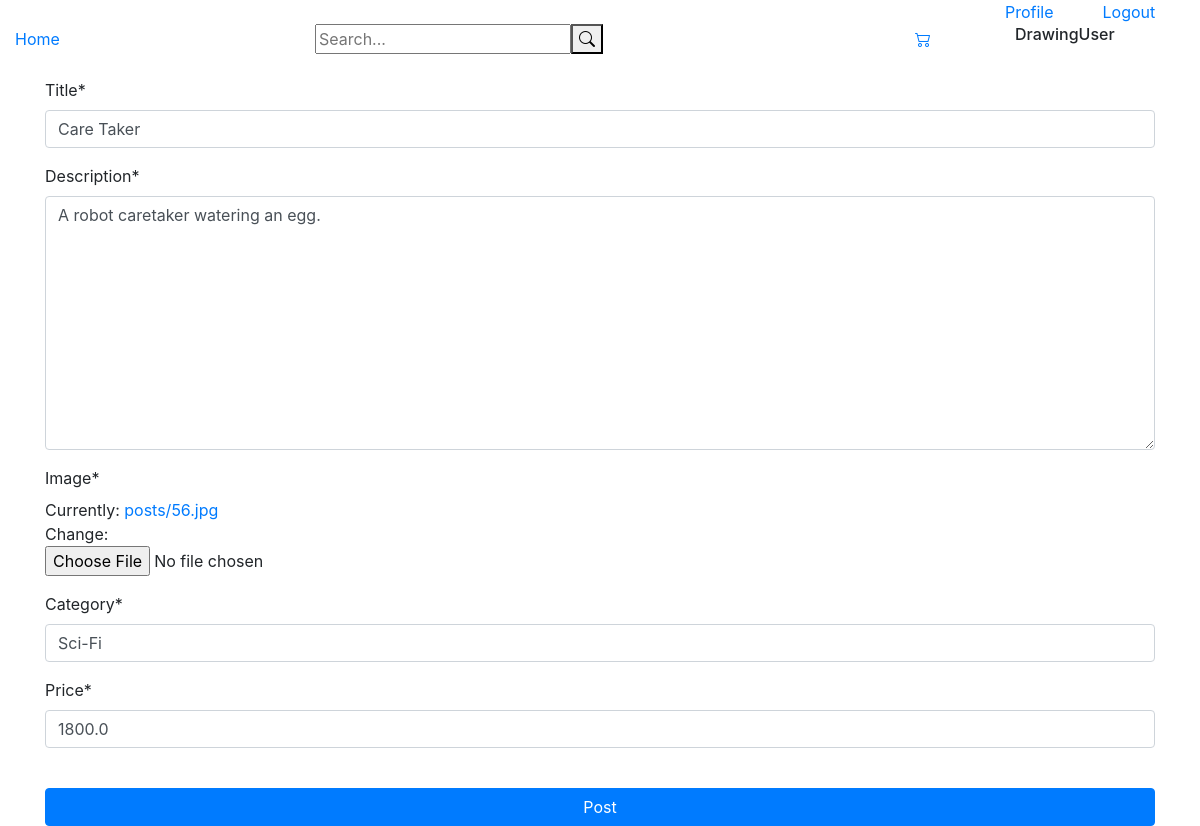
Screenshot of /posts/87/update/ (signed in) with the database file from the repository.
### posts/models.py (models this page shows, shortened)
class Post(models.Model):
    user  = models.ForeignKey(User, on_delete=models.CASCADE)
    title = models.CharField(max_length=100)
    description = models.TextField(max_length=200)
    image = models.ImageField(upload_to="posts/")
    date = models.DateTimeField(auto_now_add=True)
    category = models.ForeignKey(Categories,on_delete=models.CASCADE,related_name='categories')
    slug = models.SlugField(max_length=100)
    price = models.FloatField()

### posts/views.py (the view, shortened to what this page needs)
# urls.py: path('posts/<int:pk>/update/',UpdatePostView.as_view(),name = "post-update"),
class UpdatePostView(LoginRequiredMixin,UserPassesTestMixin,UpdateView):
    model = Post
    form_class = CreatePost
    def test_func(self):
        post = self.get_object()
        if self.request.user == post.user:
            return True
        return False

### posts/forms.py
class CreatePost(forms.ModelForm):
    class Meta:
        model = Post
        fields = ['title','description','image','category','price']

### posts/models.py (called while the page is built)
    def __str__(self):
        return self.name

### posts/templates/posts/post_form.html (shortened to what this page needs)
{% extends 'index.html' %}
{% load crispy_forms_tags %}
{% block content %}
<div class="post-section container">
  <form method="post" class="post-form" enctype="multipart/form-data">
      {{form|crispy}}
      <br>
    <input type="submit" value="Post" class="btn btn-primary btn-block">
  </form>
</div>
{% endblock %}

### templates/nav-bar.html (shortened to what this page needs)
<div class="container-fluid">
    <div class="row   menu">
        <div class="col-12 d-flex justify-content-end">
            {% if user.is_authenticated %}
            <a class="col-1 menu-items" href="{% url 'users:profile' %}">Profile</a>
            <a class="col-1 menu-items" href=" {% url 'users:logout' %}">Logout</a>
            {% else %}
            <a class="col-1 menu-items" href=" {% url 'users:login' %} ">Login</a>
            <a class="col-1 menu-items" href="{% url 'users:register' %}">Signup</a>
            {% endif %}
            </div>
    </div>
    <div class="row justify-content-end bottom-row align-items-center">
        <div class="col-3 logo">
            <a class="logo-items" href="/">Home</a>
        </div>
        <div class="col-6 search-bar">
            <form action="{% url 'posts:search' %}" method="get">
                <input name="q" type="text" placeholder="Search..."><button type="submit"><i class="bi bi-search"></i></button>
            </form>
        </div>
        <div class="col-1 cart">
            <a href="{% url 'cart:order-summary' %}"><i class="bi bi-cart2"></i></a>
        </div>
        <div class="col-2">
            {% if user.is_authenticated %}
                <h6>{{user.username}}</h6>
            {% endif %}
        </div>
    </div>
</div>

### rows the page displays
Post: title "Care Taker", description "A robot caretaker watering an egg.", category "Sci-Fi", price "1800.0"

### other values shown
{{ user.username }} "DrawingUser"
